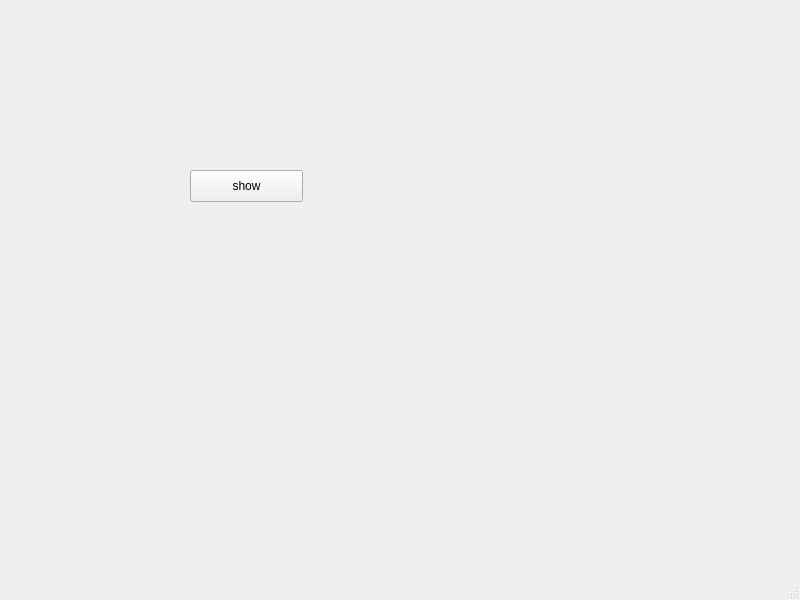
<?xml version="1.0" encoding="UTF-8"?>
<ui version="4.0">
 <class>MainWindow</class>
 <widget class="QMainWindow" name="MainWindow">
  <property name="geometry">
   <rect>
    <x>0</x>
    <y>0</y>
    <width>800</width>
    <height>600</height>
   </rect>
  </property>
  <property name="windowTitle">
   <string>MainWindow</string>
  </property>
  <widget class="QWidget" name="centralwidget">
   <widget class="QPushButton" name="playButton">
    <property name="geometry">
     <rect>
      <x>190</x>
      <y>170</y>
      <width>113</width>
      <height>32</height>
     </rect>
    </property>
    <property name="text">
     <string>show</string>
    </property>
   </widget>
  </widget>
  <widget class="QMenuBar" name="menubar">
   <property name="geometry">
    <rect>
     <x>0</x>
     <y>0</y>
     <width>800</width>
     <height>24</height>
    </rect>
   </property>
  </widget>
  <widget class="QStatusBar" name="statusbar"/>
 </widget>
 <resources/>
 <connections/>
</ui>
